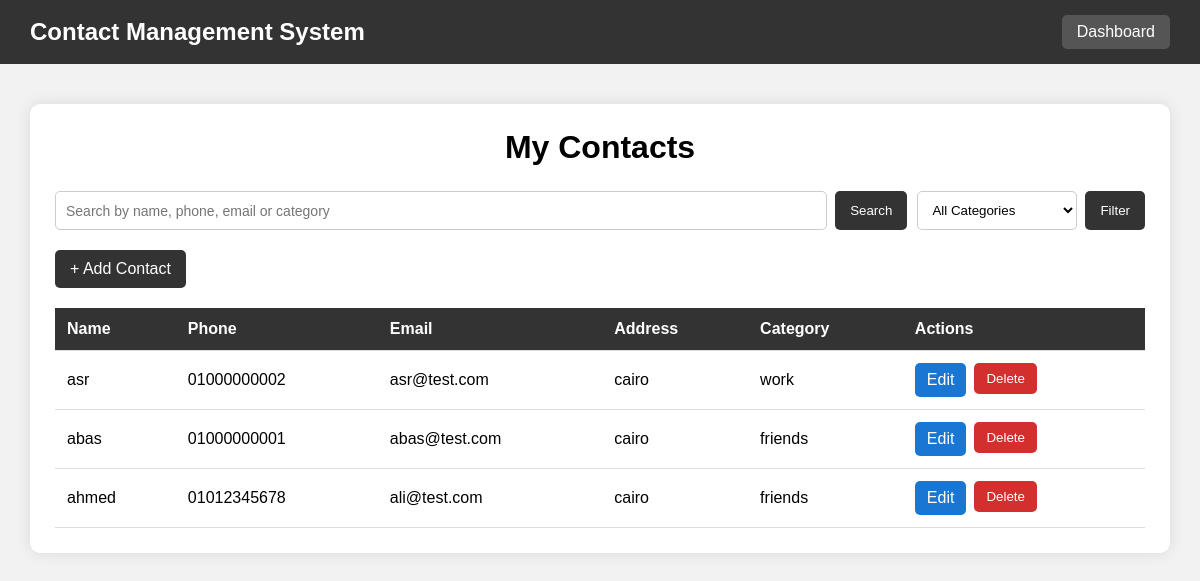
Screenshot of /contacts (signed in) with the database file from the repository.
### tables this page shows
CREATE TABLE Contacts (
            id INTEGER PRIMARY KEY AUTOINCREMENT,
            user_id INTEGER NOT NULL,
            name TEXT NOT NULL,
            phone TEXT,
            email TEXT,
            address TEXT,
            category TEXT,
            created_at TIMESTAMP DEFAULT CURRENT_TIMESTAMP,
            updated_at TIMESTAMP DEFAULT CURRENT_TIMESTAMP,
            FOREIGN KEY (user_id) REFERENCES Users(id)
        );

### app.py (the view, shortened to what this page needs)
@app.route("/contacts")
def contacts():
    if "user_id" not in session:
        return redirect("/")
    search = request.args.get("search", "").strip()
    category = request.args.get("category", "").strip()
    connection = get_db_connection()
    query = """
        SELECT *
        FROM Contacts
        WHERE user_id = ?
    """
    parameters = [session["user_id"]]
    if category:
        query += " AND category = ?"
        parameters.append(category)
    query += " ORDER BY id DESC"
    contacts = connection.execute(
        query,
        parameters
    ).fetchall()
    categories = connection.execute(
        """
        SELECT DISTINCT category
        FROM Contacts
        WHERE user_id = ?
        AND category IS NOT NULL
        AND category != ''
        ORDER BY category
        """,
        (session["user_id"],)
    ).fetchall()
    connection.close()
    return render_template(
        "contacts.html",
        contacts=contacts,
        search=search,
        category=category,
        categories=categories
    )

### app.py (called while the page is built)
def get_db_connection():
    connection = sqlite3.connect("contacts.db")
    connection.row_factory = sqlite3.Row
    return connection

### templates/contacts.html (shortened to what this page needs)
<!DOCTYPE html>
<html lang="en">
<head>
</head>
<body>
    <div class="navbar">
        <h2>Contact Management System</h2>
        <a class="back" href="/dashboard">Dashboard</a>
    </div>
    <div class="container">
        <div class="contacts-box">
            <h1>My Contacts</h1>
            <div class="filters">
                <form method="GET" action="/contacts" class="search-form">
                    <input type="text"
                           name="search"
                           class="search-input"
                           placeholder="Search by name, phone, email or category"
                           value="{{ search }}">
                    <button type="submit" class="search-button">
                        Search
                    </button>
                </form>
                <form method="GET" action="/contacts" class="category-form">
                    <select name="category"
                            class="category-select">
                        <option value="">
                            All Categories
                        </option>
                    </select>
                    <button type="submit" class="filter-button">
                        Filter
                    </button>
                </form>
            </div>
            <a class="add-button"
               href="/add-contact">
                + Add Contact
            </a>
            {% if contacts %}
            <div class="table-container">
                <table>
                    <thead>
                        <tr>
                            <th>Name</th>
                            <th>Phone</th>
                            <th>Email</th>
                            <th>Address</th>
                            <th>Category</th>
                            <th>Actions</th>
                        </tr>
                    </thead>
                    <tbody>
                        {% for contact in contacts %}
                        <tr>
                            <td>
                                {{ contact["name"] }}
                            </td>
                            <td>
                                {{ contact["phone"] }}
                            </td>
                            <td>
                                {{ contact["email"] }}
                            </td>
                            <td>
                                {{ contact["address"] }}
                            </td>
                            <td>
                                {{ contact["category"] }}
                            </td>
                            <td>
                                <div class="action-buttons">
                                    <a class="edit-button"
                                       href="/edit-contact/{{ contact['id'] }}">
                                        Edit
                                    </a>
                                    <form method="GET"
                                          action="/delete-contact/{{ contact['id'] }}"
                                          onsubmit="return confirm('Are you sure you want to delete this contact?');">
                                        <button type="submit"
                                                class="delete-button">
                                            Delete
                                        </button>
                                    </form>
                                </div>
                            </td>
                        </tr>
                        {% endfor %}
                    </tbody>
                </table>
            </div>
            {% endif %}
        </div>
    </div>
</body>
</html>

### templates/contacts.html (style rules this page uses)
body { font-family: Arial, sans-serif; background-color: #f2f2f2; margin: 0; }
.navbar { background-color: #333; color: white; padding: 15px 30px; display: flex; justify-content: space-between; align-items: center; }
.navbar h2 { margin: 0; }
.back { color: white; text-decoration: none; background-color: #555; padding: 8px 15px; border-radius: 5px; }
.container { width: 95%; max-width: 1200px; margin: 40px auto; }
.contacts-box { background-color: white; padding: 25px; border-radius: 10px; box-shadow: 0 0 15px rgba(0, 0, 0, 0.1); }
h1 { margin-top: 0; text-align: center; margin-bottom: 25px; }
.filters { display: flex; gap: 10px; margin-bottom: 20px; flex-wrap: wrap; }
.search-form { display: flex; gap: 8px; flex: 1; min-width: 300px; }
.search-input { flex: 1; padding: 10px; border: 1px solid #ccc; border-radius: 5px; font-size: 14px; }
.search-button { padding: 10px 15px; background-color: #333; color: white; border: none; border-radius: 5px; cursor: pointer; }
.category-form { display: flex; gap: 8px; }
.category-select { padding: 10px; border: 1px solid #ccc; border-radius: 5px; min-width: 160px; background-color: white; }
.filter-button { padding: 10px 15px; background-color: #333; color: white; border: none; border-radius: 5px; cursor: pointer; }
.add-button { display: inline-block; margin-bottom: 20px; text-decoration: none; background-color: #333; color: white; padding: 10px 15px; border-radius: 5px; }
.table-container { overflow-x: auto; }
table { width: 100%; border-collapse: collapse; }
th, td { padding: 12px; text-align: left; border-bottom: 1px solid #ddd; }
th { background-color: #333; color: white; }
.action-buttons { display: flex; gap: 8px; }
.edit-button { background-color: #1976d2; color: white; text-decoration: none; padding: 8px 12px; border-radius: 5px; }
.delete-button { background-color: #d32f2f; color: white; border: none; padding: 8px 12px; border-radius: 5px; cursor: pointer; }

### rows the page displays
Contacts: name "asr", phone "01000000002", email "asr@test.com", address "cairo", category "work"
Contacts: name "abas", phone "01000000001", email "abas@test.com", address "cairo", category "friends"
Contacts: name "ahmed", phone "01012345678", email "ali@test.com", address "cairo", category "friends"
